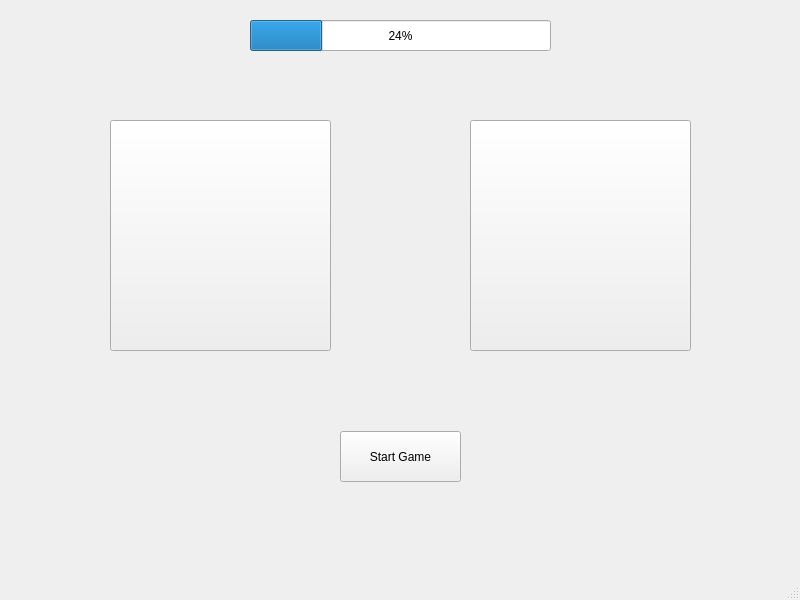
<?xml version="1.0" encoding="UTF-8"?>
<ui version="4.0">
 <class>MainWindow</class>
 <widget class="QMainWindow" name="MainWindow">
  <property name="geometry">
   <rect>
    <x>0</x>
    <y>0</y>
    <width>800</width>
    <height>600</height>
   </rect>
  </property>
  <property name="windowTitle">
   <string>MainWindow</string>
  </property>
  <widget class="QWidget" name="centralwidget">
   <widget class="QPushButton" name="blueButton">
    <property name="geometry">
     <rect>
      <x>470</x>
      <y>120</y>
      <width>221</width>
      <height>231</height>
     </rect>
    </property>
    <property name="text">
     <string/>
    </property>
   </widget>
   <widget class="QPushButton" name="redButton">
    <property name="geometry">
     <rect>
      <x>110</x>
      <y>120</y>
      <width>221</width>
      <height>231</height>
     </rect>
    </property>
    <property name="text">
     <string/>
    </property>
   </widget>
   <widget class="QPushButton" name="startButton">
    <property name="geometry">
     <rect>
      <x>340</x>
      <y>431</y>
      <width>121</width>
      <height>51</height>
     </rect>
    </property>
    <property name="text">
     <string>Start Game</string>
    </property>
   </widget>
   <widget class="QProgressBar" name="percentageBar">
    <property name="geometry">
     <rect>
      <x>250</x>
      <y>20</y>
      <width>301</width>
      <height>31</height>
     </rect>
    </property>
    <property name="value">
     <number>24</number>
    </property>
   </widget>
  </widget>
  <widget class="QMenuBar" name="menubar">
   <property name="geometry">
    <rect>
     <x>0</x>
     <y>0</y>
     <width>800</width>
     <height>21</height>
    </rect>
   </property>
  </widget>
  <widget class="QStatusBar" name="statusbar"/>
 </widget>
 <resources/>
 <connections/>
</ui>
